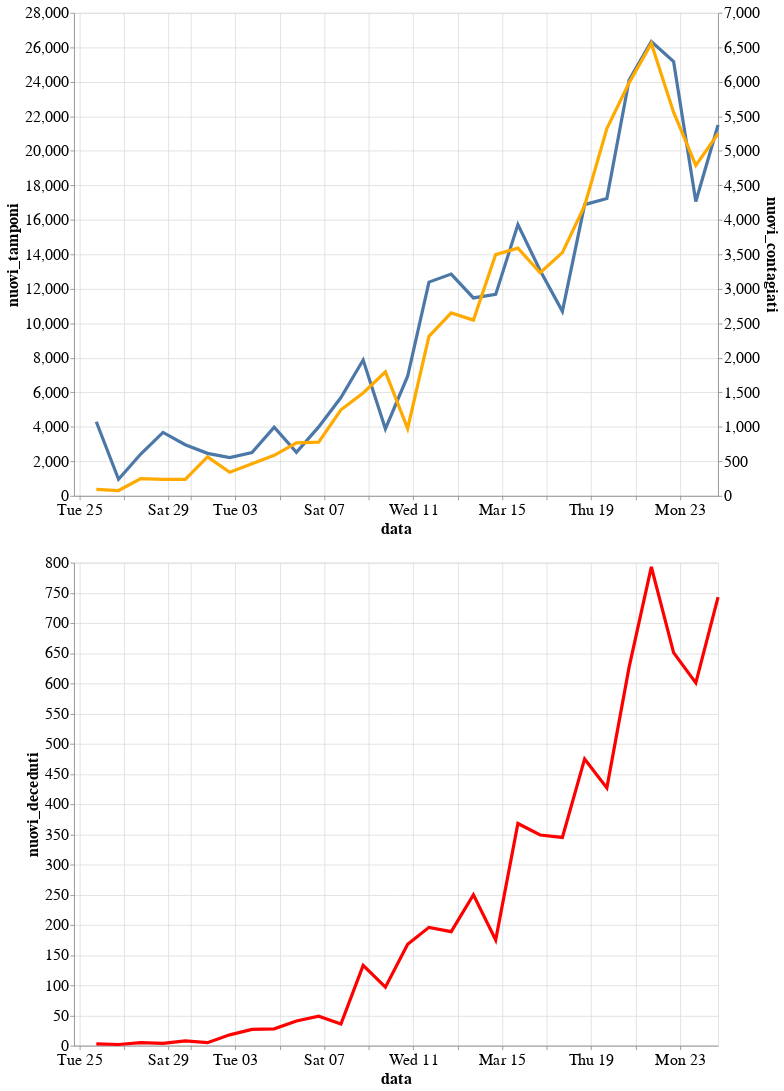

The notebook cell saved with this chart:
### Code cell
base = alt.Chart(df).mark_line().encode(
    x='data:T',
).properties(
    height=600,
    width=800
)

alt.layer(base.encode(y='nuovi_tamponi'), base.encode(y='nuovi_contagiati', color=alt.value("#FFAA00"))).resolve_scale(y='independent') & base.encode(y='nuovi_deceduti', color=alt.value("#FF0000"))

### Figure 1 — Vega-Lite specification as saved in the notebook (floating-point values rounded to 4 significant figures)
{"width": 400, "height": 300, "config": {"line": {"strokeWidth": 4}, "style": {"bar": {"size": 20}}, "legend": {"symbolSize": 100, "titleFontSize": 20, "labelFontSize": 20}, "axis": {"titleFontSize": 20, "labelFontSize": 20}}, "vconcat": [{"layer": [{"mark": "line", "encoding": {"x": {"type": "temporal", "field": "data"}, "y": {"type": "quantitative", "field": "nuovi_tamponi"}}, "height": 600, "width": 800}, {"mark": "line", "encoding": {"color": {"value": "#FFAA00"}, "x": {"type": "temporal", "field": "data"}, "y": {"type": "quantitative", "field": "nuovi_contagiati"}}, "height": 600, "width": 800}], "resolve": {"scale": {"y": "independent"}}}, {"mark": "line", "encoding": {"color": {"value": "#FF0000"}, "x": {"type": "temporal", "field": "data"}, "y": {"type": "quantitative", "field": "nuovi_deceduti"}}, "height": 600, "width": 800}], "data": {"name": "data-81b6c6a7d0b3c8ddfd7d3a13acebf578"}, "$schema": "https://vega.github.io/schema/vega-lite/v4.0.2.json", "datasets": {"data-81b6c6a7d0b3c8ddfd7d3a13acebf578": [{"data": "2020-02-24T18:00:00", "stato": "ITA", "ricoverati_con_sintomi": 101, "terapia_intensiva": 26, "totale_ospedalizzati": 127, "isolamento_domiciliare": 94, "totale_attualmente_positivi": 221, "nuovi_attualmente_positivi": 221, "dimessi_guariti": 1, "deceduti": 7, "totale_casi": 229, "tamponi": 4324, "nuovi_tamponi": null, "nuovi_deceduti": null, "nuovi_contagiati": null}, {"data": "2020-02-25T18:00:00", "stato": "ITA", "ricoverati_con_sintomi": 114, "terapia_intensiva": 35, "totale_ospedalizzati": 150, "isolamento_domiciliare": 162, "totale_attualmente_positivi": 311, "nuovi_attualmente_positivi": 90, "dimessi_guariti": 1, "deceduti": 10, "totale_casi": 322, "tamponi": 8623, "nuovi_tamponi": 4299.0, "nuovi_deceduti": 3.0, "nuovi_contagiati": 93.0}, {"data": "2020-02-26T18:00:00", "stato": "ITA", "ricoverati_con_sintomi": 128, "terapia_intensiva": 36, "totale_ospedalizzati": 164, "isolamento_domiciliare": 221, "totale_attualmente_positivi": 385, "nuovi_attualmente_positivi": 74, "dimessi_guariti": 3, "deceduti": 12, "totale_casi": 400, "tamponi": 9587, "nuovi_tamponi": 964.0, "nuovi_deceduti": 2.0, "nuovi_contagiati": 78.0}, {"data": "2020-02-27T18:00:00", "stato": "ITA", "ricoverati_con_sintomi": 248, "terapia_intensiva": 56, "totale_ospedalizzati": 304, "isolamento_domiciliare": 284, "totale_attualmente_positivi": 588, "nuovi_attualmente_positivi": 203, "dimessi_guariti": 45, "deceduti": 17, "totale_casi": 650, "tamponi": 12014, "nuovi_tamponi": 2427.0, "nuovi_deceduti": 5.0, "nuovi_contagiati": 250.0}, {"data": "2020-02-28T18:00:00", "stato": "ITA", "ricoverati_con_sintomi": 345, "terapia_intensiva": 64, "totale_ospedalizzati": 409, "isolamento_domiciliare": 412, "totale_attualmente_positivi": 821, "nuovi_attualmente_positivi": 233, "dimessi_guariti": 46, "deceduti": 21, "totale_casi": 888, "tamponi": 15695, "nuovi_tamponi": 3681.0, "nuovi_deceduti": 4.0, "nuovi_contagiati": 238.0}, {"data": "2020-02-29T18:00:00", "stato": "ITA", "ricoverati_con_sintomi": 401, "terapia_intensiva": 105, "totale_ospedalizzati": 506, "isolamento_domiciliare": 543, "totale_attualmente_positivi": 1049, "nuovi_attualmente_positivi": 228, "dimessi_guariti": 50, "deceduti": 29, "totale_casi": 1128, "tamponi": 18661, "nuovi_tamponi": 2966.0, "nuovi_deceduti": 8.0, "nuovi_contagiati": 240.0}, {"data": "2020-03-01T18:00:00", "stato": "ITA", "ricoverati_con_sintomi": 639, "terapia_intensiva": 140, "totale_ospedalizzati": 779, "isolamento_domiciliare": 798, "totale_attualmente_positivi": 1577, "nuovi_attualmente_positivi": 528, "dimessi_guariti": 83, "deceduti": 34, "totale_casi": 1694, "tamponi": 21127, "nuovi_tamponi": 2466.0, "nuovi_deceduti": 5.0, "nuovi_contagiati": 566.0}, {"data": "2020-03-02T18:00:00", "stato": "ITA", "ricoverati_con_sintomi": 742, "terapia_intensiva": 166, "totale_ospedalizzati": 908, "isolamento_domiciliare": 927, "totale_attualmente_positivi": 1835, "nuovi_attualmente_positivi": 258, "dimessi_guariti": 149, "deceduti": 52, "totale_casi": 2036, "tamponi": 23345, "nuovi_tamponi": 2218.0, "nuovi_deceduti": 18.0, "nuovi_contagiati": 342.0}, {"data": "2020-03-03T18:00:00", "stato": "ITA", "ricoverati_con_sintomi": 1034, "terapia_intensiva": 229, "totale_ospedalizzati": 1263, "isolamento_domiciliare": 1000, "totale_attualmente_positivi": 2263, "nuovi_attualmente_positivi": 428, "dimessi_guariti": 160, "deceduti": 79, "totale_casi": 2502, "tamponi": 25856, "nuovi_tamponi": 2511.0, "nuovi_deceduti": 27.0, "nuovi_contagiati": 466.0}, {"data": "2020-03-04T18:00:00", "stato": "ITA", "ricoverati_con_sintomi": 1346, "terapia_intensiva": 295, "totale_ospedalizzati": 1641, "isolamento_domiciliare": 1065, "totale_attualmente_positivi": 2706, "nuovi_attualmente_positivi": 443, "dimessi_guariti": 276, "deceduti": 107, "totale_casi": 3089, "tamponi": 29837, "nuovi_tamponi": 3981.0, "nuovi_deceduti": 28.0, "nuovi_contagiati": 587.0}, {"data": "2020-03-05T18:00:00", "stato": "ITA", "ricoverati_con_sintomi": 1790, "terapia_intensiva": 351, "totale_ospedalizzati": 2141, "isolamento_domiciliare": 1155, "totale_attualmente_positivi": 3296, "nuovi_attualmente_positivi": 590, "dimessi_guariti": 414, "deceduti": 148, "totale_casi": 3858, "tamponi": 32362, "nuovi_tamponi": 2525.0, "nuovi_deceduti": 41.0, "nuovi_contagiati": 769.0}, {"data": "2020-03-06T18:00:00", "stato": "ITA", "ricoverati_con_sintomi": 2394, "terapia_intensiva": 462, "totale_ospedalizzati": 2856, "isolamento_domiciliare": 1060, "totale_attualmente_positivi": 3916, "nuovi_attualmente_positivi": 620, "dimessi_guariti": 523, "deceduti": 197, "totale_casi": 4636, "tamponi": 36359, "nuovi_tamponi": 3997.0, "nuovi_deceduti": 49.0, "nuovi_contagiati": 778.0}, {"data": "2020-03-07T18:00:00", "stato": "ITA", "ricoverati_con_sintomi": 2651, "terapia_intensiva": 567, "totale_ospedalizzati": 3218, "isolamento_domiciliare": 1843, "totale_attualmente_positivi": 5061, "nuovi_attualmente_positivi": 1145, "dimessi_guariti": 589, "deceduti": 233, "totale_casi": 5883, "tamponi": 42062, "nuovi_tamponi": 5703.0, "nuovi_deceduti": 36.0, "nuovi_contagiati": 1247.0}, {"data": "2020-03-08T18:00:00", "stato": "ITA", "ricoverati_con_sintomi": 3557, "terapia_intensiva": 650, "totale_ospedalizzati": 4207, "isolamento_domiciliare": 2180, "totale_attualmente_positivi": 6387, "nuovi_attualmente_positivi": 1326, "dimessi_guariti": 622, "deceduti": 366, "totale_casi": 7375, "tamponi": 49937, "nuovi_tamponi": 7875.0, "nuovi_deceduti": 133.0, "nuovi_contagiati": 1492.0}, {"data": "2020-03-09T18:00:00", "stato": "ITA", "ricoverati_con_sintomi": 4316, "terapia_intensiva": 733, "totale_ospedalizzati": 5049, "isolamento_domiciliare": 2936, "totale_attualmente_positivi": 7985, "nuovi_attualmente_positivi": 1598, "dimessi_guariti": 724, "deceduti": 463, "totale_casi": 9172, "tamponi": 53826, "nuovi_tamponi": 3889.0, "nuovi_deceduti": 97.0, "nuovi_contagiati": 1797.0}, {"data": "2020-03-10T18:00:00", "stato": "ITA", "ricoverati_con_sintomi": 5038, "terapia_intensiva": 877, "totale_ospedalizzati": 5915, "isolamento_domiciliare": 2599, "totale_attualmente_positivi": 8514, "nuovi_attualmente_positivi": 529, "dimessi_guariti": 1004, "deceduti": 631, "totale_casi": 10149, "tamponi": 60761, "nuovi_tamponi": 6935.0, "nuovi_deceduti": 168.0, "nuovi_contagiati": 977.0}, {"data": "2020-03-11T17:00:00", "stato": "ITA", "ricoverati_con_sintomi": 5838, "terapia_intensiva": 1028, "totale_ospedalizzati": 6866, "isolamento_domiciliare": 3724, "totale_attualmente_positivi": 10590, "nuovi_attualmente_positivi": 2076, "dimessi_guariti": 1045, "deceduti": 827, "totale_casi": 12462, "tamponi": 73154, "nuovi_tamponi": 12390.0, "nuovi_deceduti": 196.0, "nuovi_contagiati": 2313.0}, {"data": "2020-03-12T17:00:00", "stato": "ITA", "ricoverati_con_sintomi": 6650, "terapia_intensiva": 1153, "totale_ospedalizzati": 7803, "isolamento_domiciliare": 5036, "totale_attualmente_positivi": 12839, "nuovi_attualmente_positivi": 2249, "dimessi_guariti": 1258, "deceduti": 1016, "totale_casi": 15113, "tamponi": 86011, "nuovi_tamponi": 12860.0, "nuovi_deceduti": 189.0, "nuovi_contagiati": 2651.0}, {"data": "2020-03-13T17:00:00", "stato": "ITA", "ricoverati_con_sintomi": 7426, "terapia_intensiva": 1328, "totale_ospedalizzati": 8754, "isolamento_domiciliare": 6201, "totale_attualmente_positivi": 14955, "nuovi_attualmente_positivi": 2116, "dimessi_guariti": 1439, "deceduti": 1266, "totale_casi": 17660, "tamponi": 97488, "nuovi_tamponi": 11480.0, "nuovi_deceduti": 250.0, "nuovi_contagiati": 2547.0}, {"data": "2020-03-14T17:00:00", "stato": "ITA", "ricoverati_con_sintomi": 8372, "terapia_intensiva": 1518, "totale_ospedalizzati": 9890, "isolamento_domiciliare": 7860, "totale_attualmente_positivi": 17750, "nuovi_attualmente_positivi": 2795, "dimessi_guariti": 1966, "deceduti": 1441, "totale_casi": 21157, "tamponi": 109170, "nuovi_tamponi": 11680.0, "nuovi_deceduti": 175.0, "nuovi_contagiati": 3497.0}, {"data": "2020-03-15T17:00:00", "stato": "ITA", "ricoverati_con_sintomi": 9663, "terapia_intensiva": 1672, "totale_ospedalizzati": 11335, "isolamento_domiciliare": 9268, "totale_attualmente_positivi": 20603, "nuovi_attualmente_positivi": 2853, "dimessi_guariti": 2335, "deceduti": 1809, "totale_casi": 24747, "tamponi": 124899, "nuovi_tamponi": 15730.0, "nuovi_deceduti": 368.0, "nuovi_contagiati": 3590.0}, {"data": "2020-03-16T17:00:00", "stato": "ITA", "ricoverati_con_sintomi": 11025, "terapia_intensiva": 1851, "totale_ospedalizzati": 12876, "isolamento_domiciliare": 10197, "totale_attualmente_positivi": 23073, "nuovi_attualmente_positivi": 2470, "dimessi_guariti": 2749, "deceduti": 2158, "totale_casi": 27980, "tamponi": 137962, "nuovi_tamponi": 13060.0, "nuovi_deceduti": 349.0, "nuovi_contagiati": 3233.0}, {"data": "2020-03-17T17:00:00", "stato": "ITA", "ricoverati_con_sintomi": 12894, "terapia_intensiva": 2060, "totale_ospedalizzati": 14954, "isolamento_domiciliare": 11108, "totale_attualmente_positivi": 26062, "nuovi_attualmente_positivi": 2989, "dimessi_guariti": 2941, "deceduti": 2503, "totale_casi": 31506, "tamponi": 148657, "nuovi_tamponi": 10700.0, "nuovi_deceduti": 345.0, "nuovi_contagiati": 3526.0}, {"data": "2020-03-18T17:00:00", "stato": "ITA", "ricoverati_con_sintomi": 14363, "terapia_intensiva": 2257, "totale_ospedalizzati": 16620, "isolamento_domiciliare": 12090, "totale_attualmente_positivi": 28710, "nuovi_attualmente_positivi": 2648, "dimessi_guariti": 4025, "deceduti": 2978, "totale_casi": 35713, "tamponi": 165541, "nuovi_tamponi": 16880.0, "nuovi_deceduti": 475.0, "nuovi_contagiati": 4207.0}, {"data": "2020-03-19T17:00:00", "stato": "ITA", "ricoverati_con_sintomi": 15757, "terapia_intensiva": 2498, "totale_ospedalizzati": 18255, "isolamento_domiciliare": 14935, "totale_attualmente_positivi": 33190, "nuovi_attualmente_positivi": 4480, "dimessi_guariti": 4440, "deceduti": 3405, "totale_casi": 41035, "tamponi": 182777, "nuovi_tamponi": 17240.0, "nuovi_deceduti": 427.0, "nuovi_contagiati": 5322.0}, {"data": "2020-03-20T17:00:00", "stato": "ITA", "ricoverati_con_sintomi": 16020, "terapia_intensiva": 2655, "totale_ospedalizzati": 18675, "isolamento_domiciliare": 19185, "totale_attualmente_positivi": 37860, "nuovi_attualmente_positivi": 4670, "dimessi_guariti": 5129, "deceduti": 4032, "totale_casi": 47021, "tamponi": 206886, "nuovi_tamponi": 24110.0, "nuovi_deceduti": 627.0, "nuovi_contagiati": 5986.0}, {"data": "2020-03-21T17:00:00", "stato": "ITA", "ricoverati_con_sintomi": 17708, "terapia_intensiva": 2857, "totale_ospedalizzati": 20565, "isolamento_domiciliare": 22116, "totale_attualmente_positivi": 42681, "nuovi_attualmente_positivi": 4821, "dimessi_guariti": 6072, "deceduti": 4825, "totale_casi": 53578, "tamponi": 233222, "nuovi_tamponi": 26340.0, "nuovi_deceduti": 793.0, "nuovi_contagiati": 6557.0}, {"data": "2020-03-22T17:00:00", "stato": "ITA", "ricoverati_con_sintomi": 19846, "terapia_intensiva": 3009, "totale_ospedalizzati": 22855, "isolamento_domiciliare": 23783, "totale_attualmente_positivi": 46638, "nuovi_attualmente_positivi": 3957, "dimessi_guariti": 7024, "deceduti": 5476, "totale_casi": 59138, "tamponi": 258402, "nuovi_tamponi": 25180.0, "nuovi_deceduti": 651.0, "nuovi_contagiati": 5560.0}, {"data": "2020-03-23T17:00:00", "stato": "ITA", "ricoverati_con_sintomi": 20692, "terapia_intensiva": 3204, "totale_ospedalizzati": 23896, "isolamento_domiciliare": 26522, "totale_attualmente_positivi": 50418, "nuovi_attualmente_positivi": 3780, "dimessi_guariti": 7432, "deceduti": 6077, "totale_casi": 63927, "tamponi": 275468, "nuovi_tamponi": 17070.0, "nuovi_deceduti": 601.0, "nuovi_contagiati": 4789.0}, {"data": "2020-03-24T17:00:00", "stato": "ITA", "ricoverati_con_sintomi": 21937, "terapia_intensiva": 3396, "totale_ospedalizzati": 25333, "isolamento_domiciliare": 28697, "totale_attualmente_positivi": 54030, "nuovi_attualmente_positivi": 3612, "dimessi_guariti": 8326, "deceduti": 6820, "totale_casi": 69176, "tamponi": 296964, "nuovi_tamponi": 21500.0, "nuovi_deceduti": 743.0, "nuovi_contagiati": 5249.0}]}}
